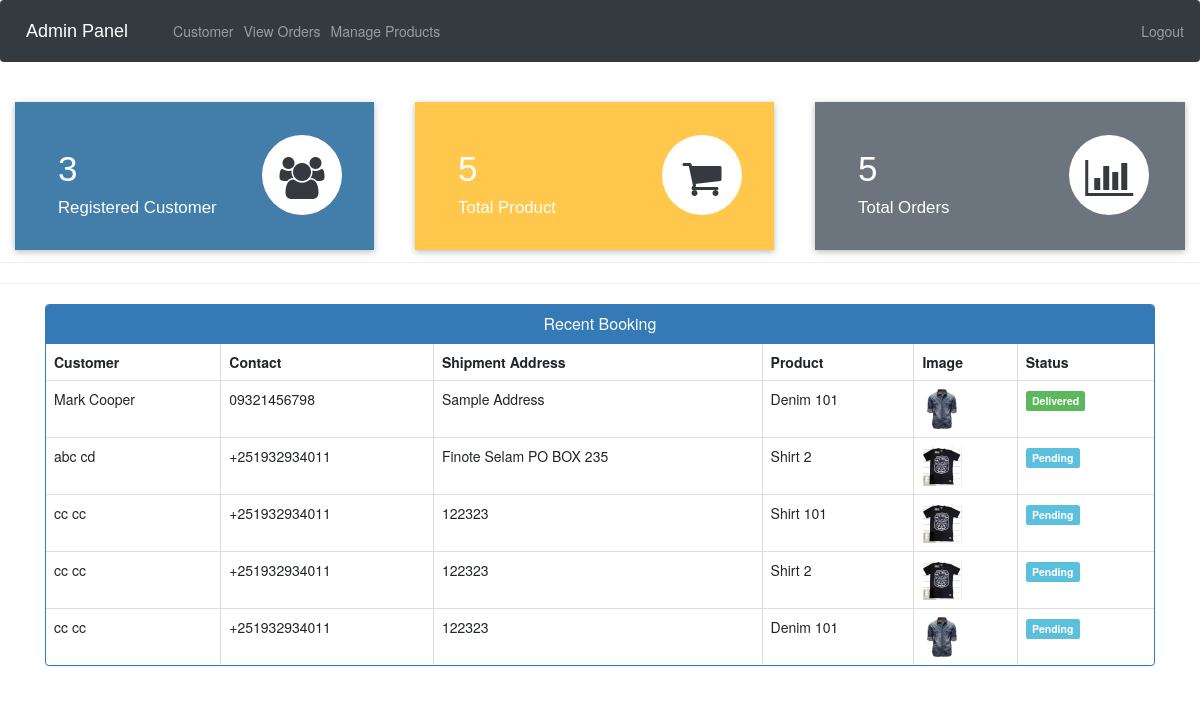
The app's page /admin-dashboard (signed in) with its own data.
### ecom/models.py (models this page shows, shortened)
class Customer(models.Model):
    user=models.OneToOneField(User,on_delete=models.CASCADE)
    profile_pic= models.ImageField(upload_to='profile_pic/CustomerProfilePic/',null=True,blank=True)
    address = models.CharField(max_length=40)
    mobile = models.CharField(max_length=20,null=False)
    @property
    def get_name(self):
        return self.user.first_name+" "+self.user.last_name

class Orders(models.Model):
    STATUS =(
        ('Pending','Pending'),
        ('Order Confirmed','Order Confirmed'),
        ('Out for Delivery','Out for Delivery'),
        ('Delivered','Delivered'),
    )
    customer=models.ForeignKey('Customer', on_delete=models.CASCADE,null=True)
    product=models.ForeignKey('Product',on_delete=models.CASCADE,null=True)
    email = models.CharField(max_length=50,null=True)
    address = models.CharField(max_length=500,null=True)
    mobile = models.CharField(max_length=20,null=True)
    order_date= models.DateField(auto_now_add=True,null=True)
    status=models.CharField(max_length=50,null=True,choices=STATUS)

class Product(models.Model):
    name=models.CharField(max_length=40)
    product_image= models.ImageField(upload_to='product_image/',null=True,blank=True)
    price = models.PositiveIntegerField()
    description=models.CharField(max_length=40)

### ecom/views.py (the view)
# urls.py: path('admin-dashboard', views.admin_dashboard_view,name='admin-dashboard'),
@login_required(login_url='adminlogin')
def admin_dashboard_view(request):
    customercount=models.Customer.objects.all().count()
    productcount=models.Product.objects.all().count()
    ordercount=models.Orders.objects.all().count()
    orders=models.Orders.objects.all()
    ordered_products=[]
    ordered_bys=[]
    for order in orders:
        ordered_product=models.Product.objects.all().filter(id=order.product.id)
        ordered_by=models.Customer.objects.all().filter(id = order.customer.id)
        ordered_products.append(ordered_product)
        ordered_bys.append(ordered_by)
    mydict={
    'customercount':customercount,
    'productcount':productcount,
    'ordercount':ordercount,
    'data':zip(ordered_products,ordered_bys,orders),
    }
    return render(request,'ecom/admin_dashboard.html',context=mydict)

### templates/ecom/admin_dashboard.html
{% extends 'ecom/admin_base.html' %}
{% load static %}
{% block content %}
<br>
{%include 'ecom/admin_dashboard_cards.html'%}
<br><br><br><br><br>
<hr><hr>
<div class="container" >
    <div class="panel panel-primary" >
      <div class="panel-heading" style="text-align:center;">
        <h6 class="panel-title">Recent Booking</h6>
      </div>
      <table class="table table-hover table-bordered" id="dev-table">
        <thead>
          <tr>
            <th>Customer</th>
            <th>Contact</th>
            <th>Shipment Address</th>
            <th>Product</th>
            <th>Image</th>
            <th>Status</th>
          </tr>
        </thead>
        {% for product,customer,order in data %}
        <tr>
          {% for c in customer %}
          <td> {{c.get_name}}</td>
          <td>{{c.mobile}}</td>
          <td>{{order.address}}</td>
          {% endfor %}
          {% for p in product %}
          <td> {{p.name}}</td>
          <td> <img src="{% static p.product_image.url %}" alt="Profile Pic" height="40px" width="40px" /></td>
          {% if order.status == 'Pending'%}
          <td> <span class="label label-info">{{order.status}}</span></td>
          {% elif order.status == 'Delivered' %}
          <td> <span class="label label-success">{{order.status}}</span></td>
          {% elif order.status == 'Out for Delivery' %}
          <td> <span class="label label-warning">{{order.status}}</span></td>
          {%else%}
            <td> <span class="label label-primary">{{order.status}}</span></td>
          {%endif%}
          {% endfor %}
        </tr>
        {% endfor %}
      </table>
  </div>
</div>
{% endblock content %}

### records on screen
Orders: address "Sample Address", status "Delivered"
Customer: get_name "Mark Cooper", mobile "09321456798"
Product: name "Denim 101", product_image (picture)
Orders: address "Finote Selam PO BOX 235", status "Pending"
Customer: get_name "abc cd", mobile "+251932934011"
Product: name "Shirt 2", product_image (picture)
Orders: address "122323", status "Pending"
Customer: get_name "cc cc", mobile "+251932934011"
Product: name "Shirt 101", product_image (picture)
Orders: address "122323", status "Pending"
Orders: address "122323", status "Pending"

### other values on screen
{{ customercount }} "3"
{{ productcount }} "5"
{{ ordercount }} "5"
